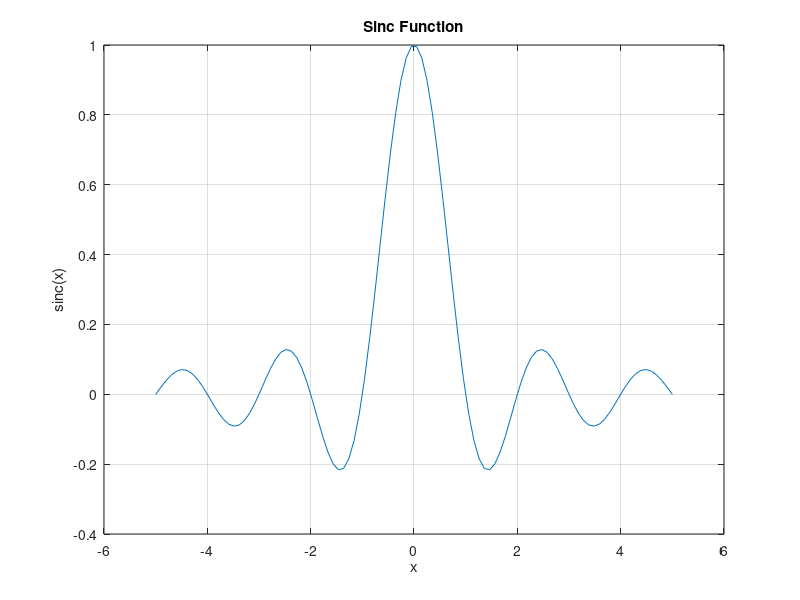
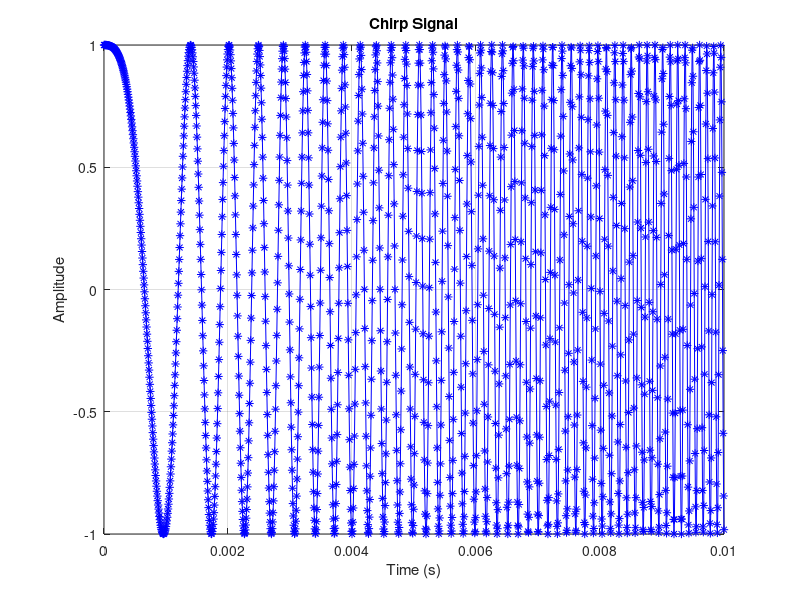

The MATLAB script that drew these images, in order:
% Notes:
% - Non-periodic signals do not have repeating cycles.
% - The sinc function is a common example of a non-periodic signal.
% - The 'linspace' function generates linearly spaced vectors, which is useful for defining the domain of the function.

% Generate Sinc Function
x = linspace(-5, 5); % Generate linearly spaced vector from -5 to 5
y = sinc(x);

% Plot Sinc Function
figure;
plot(x, y);
grid;
title('Sinc Function');
xlabel('x'); 
ylabel('sinc(x)');

% Notes:
% - Chirp signals are non-periodic signals where the frequency increases or decreases over time.
% - The 'chirp' function in MATLAB generates a frequency-swept cosine signal.
% - Understanding how to generate and analyze chirp signals is useful in radar and communication systems.

% Define Sampling Frequency and Time Step
fs = 150000; % Sampling frequency (150 kHz)
ts = 1/fs; % Time step (sampling interval)

% Define Chirp Signal Parameters
tpuls = 10e-3; % Duration of the chirp (10 milliseconds)
f1 = 94; % Start frequency of the chirp (94 Hz)
f2 = 9000; % End frequency of the chirp (9000 Hz)
t = 0:ts:tpuls; % Time vector from 0 to tpuls

% Generate chirp signal from f1 to f2 over time t
y = chirp(t, f1, t(end), f2);

% Plot Chirp Signal
figure;
plot(t, y, 'b*-'); % Add blue stars and lines
grid on;
title('Chirp Signal'); 
xlabel('Time (s)'); 
ylabel('Amplitude'); 
